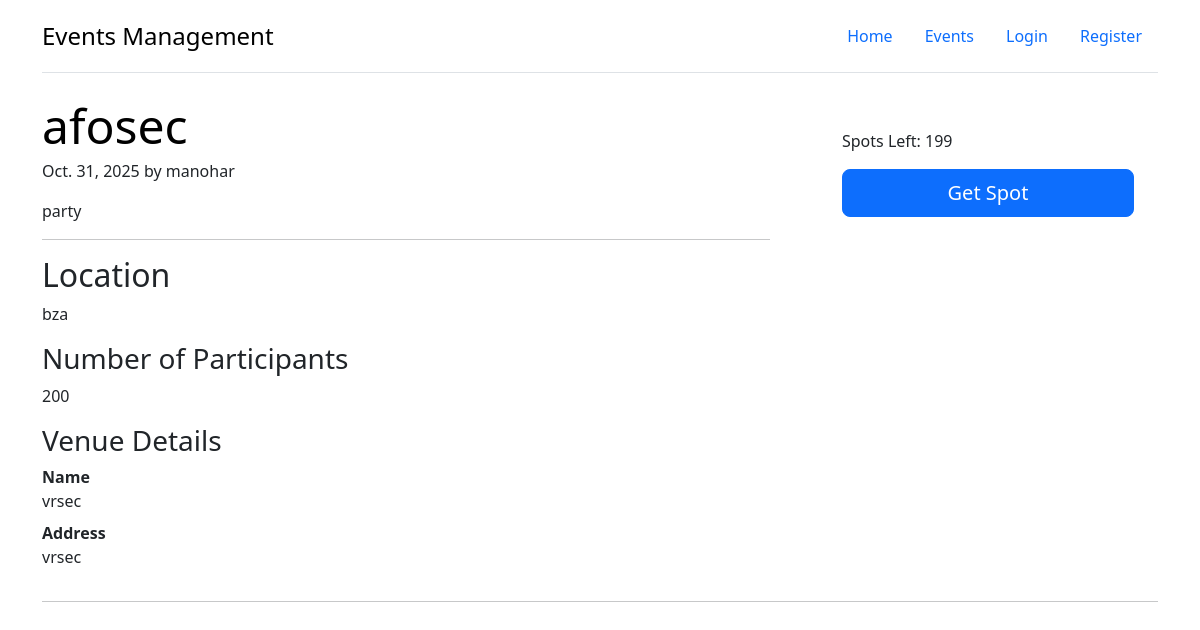
Screenshot of /details/3 with the database file from the repository.
### events/models.py (models this page shows, shortened)
class Event(models.Model):
    EVENT_STATUS_CHOICES = [
        ('upcoming', 'upcoming'),
        ('ongoing', 'ongoing'),
        ('completed', 'completed')
    ]
    name = models.CharField(max_length=100)
    description = models.TextField()
    date = models.DateField()
    start_time = models.TimeField()
    end_time = models.TimeField()
    is_public = models.BooleanField(default=False)
    location = models.CharField(max_length=100, blank=True, null=True)
    max_participants = models.PositiveIntegerField()
    organizer = models.ForeignKey(
        User, on_delete=models.CASCADE, related_name='organized_events')
    venue = models.ForeignKey(
        Venue, on_delete=models.CASCADE, related_name='events')
    pub_date = models.TimeField(default=now)
    status = models.CharField(
        max_length=10, choices=EVENT_STATUS_CHOICES, default="upcoming")
    def get_remaining_tickets(self):
        tickets = self.tickets.count()
        return max(0, self.max_participants - tickets)

class Venue(models.Model):
    name = models.CharField(max_length=100)
    is_virtual = models.BooleanField(default=False)
    address = models.CharField(max_length=200, blank=True, null=True)
    capacity = models.IntegerField(blank=True, null=True)
    virtual_meeting_link = models.URLField(blank=True, null=True)

### events/views.py (the view)
# urls.py: path("details/<int:pk>", views.PublicDetails, name="details"),
def PublicDetails(request, pk):
    event = get_object_or_404(Event, pk=pk)
    user = request.user
    ticket = None
    review = None
    past_event = timezone.now().date() > event.date
    reviews = EventReview.objects.filter(event=event)
    rating = reviews.aggregate(Avg('rating'))
    if user.is_authenticated:
        ticket = Ticket.objects.filter(event=event, user=user).first()
        review = EventReview.objects.filter(event=event, reviewer=user).first()
    return render(request, "events/details_event.html", {
        "event": event,
        "user": user,
        "ticket": ticket,
        "date": timezone.now(),
        "tickets": event.get_remaining_tickets(),
        "past_event": past_event,
        "review": review,
        "reviews": reviews,
        "rating": rating
    })

### events/templates/events/details_event.html (shortened to what this page needs)
{% extends "events/base.html" %}
{% block content %}
<div class="row g-5">
  <div class="col-md-8">
    <article class="blog-post">
      <h2 class="display-5 link-body-emphasis mb-1">{{ event.name }}</h2>
      <p class="blog-post-meta">{{ event.date }} by {{ event.organizer }}</p>
      <p>{{ event.description }}</p>
      <hr>
      <h2>Location</h2>
      <p>{{ event.location }}</p>
      <h3>Number of Participants</h3>
      <p>{{ event.max_participants }}</p>
      <h3>Venue Details</h3>
      <dl>
        <dt>Name</dt>
        <dd>{{ event.venue.name }}</dd>
        <dt>Address</dt>
        <dd>
          {% if event.venue.is_virtual %}
            Virtual
          {% else %}
            {{ event.venue.address }}
          {% endif %}
        </dd>
      </dl>
    </article>
  </div>
  <div class="col-md-4">
    <div class="position-sticky" style="top: 2rem;">
      <div class="p-4">
        <ol class="list-unstyled">
          {% if not past_event %}
            <p class="my-2">Spots Left: {{ tickets }}</p>
          {% endif %}
          {% if user %}
            {% if event.organizer != user %}
              <li>
                {% if tickets == 0 or past_event %}
                  Finished
                {% else %}
                  <a class="w-100 btn btn-lg btn-primary my-2" href="{% url 'buy-ticket' event.id %}">
                    {% if ticket %}
                      Registered
                    {% else %}
                      Get Spot
                    {% endif %}
                  </a>
                {% endif %}
              </li>
            {% endif %}
          {% else %}
            <li>
              <a class="w-100 btn btn-lg btn-primary my-2" href="{% url 'buy-ticket' event.id %}" {% if tickets == 0 %} disabled {% endif %}>
                Get Spot
              </a>
            </li>
          {% endif %}
        </ol>
      </div>
    </div>
  </div>
</div>
<hr />
{% endblock %}

### rows the page displays
Event: name "afosec", date "Oct. 31, 2025", organizer "manohar", description "party", location "bza", max_participants "200", venue.name "vrsec", venue.address "vrsec"

### other values shown
{{ tickets }} "199"
